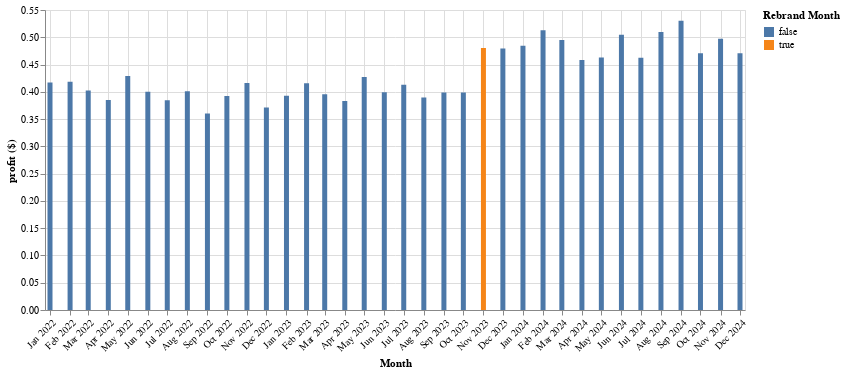

Notebook code cell kept with this figure:
### Code cell
reusable_cup_proportion['highlight_rebrand'] = False
reusable_cup_proportion.loc[reusable_cup_proportion['month'] == pd.Period("2023-11", freq="M"), 'highlight_rebrand'] = True
reusable_cup_proportion['month_ts'] = reusable_cup_proportion['month'].dt.to_timestamp()

reusable_cup_proportion_plot = alt.Chart(reusable_cup_proportion).mark_bar().encode(
    x=alt.X('month_ts:T', 
            axis=alt.Axis(format='%b %Y', 
                          tickCount="month", 
                          labelOverlap=False, 
                          labelAngle=-45,
                          title='Month')),
    y=alt.Y("proportion", axis=alt.Axis(title='profit ($)')),
    color=alt.Color('highlight_rebrand:N', legend=alt.Legend(title='Rebrand Month'))
).properties(
    width=700
)
reusable_cup_proportion_plot

### Figure 1 — Vega specification as saved in the notebook (floating-point values rounded to 4 significant figures)
{"$schema": "https://vega.github.io/schema/vega/v5.json", "data": [{"name": "source_0", "values": [{"highlight_rebrand": false, "month_ts": "2022-01-01T00:00:00.000", "proportion_end": 0.4172, "proportion_start": 0.0}, {"highlight_rebrand": false, "month_ts": "2022-02-01T00:00:00.000", "proportion_end": 0.4184, "proportion_start": 0.0}, {"highlight_rebrand": false, "month_ts": "2022-03-01T00:00:00.000", "proportion_end": 0.4023, "proportion_start": 0.0}, {"highlight_rebrand": false, "month_ts": "2022-04-01T00:00:00.000", "proportion_end": 0.3848, "proportion_start": 0.0}, {"highlight_rebrand": false, "month_ts": "2022-05-01T00:00:00.000", "proportion_end": 0.4289, "proportion_start": 0.0}, {"highlight_rebrand": false, "month_ts": "2022-06-01T00:00:00.000", "proportion_end": 0.4, "proportion_start": 0.0}, {"highlight_rebrand": false, "month_ts": "2022-07-01T00:00:00.000", "proportion_end": 0.3846, "proportion_start": 0.0}, {"highlight_rebrand": false, "month_ts": "2022-08-01T00:00:00.000", "proportion_end": 0.4009, "proportion_start": 0.0}, {"highlight_rebrand": false, "month_ts": "2022-09-01T00:00:00.000", "proportion_end": 0.3602, "proportion_start": 0.0}, {"highlight_rebrand": false, "month_ts": "2022-10-01T00:00:00.000", "proportion_end": 0.3923, "proportion_start": 0.0}, {"highlight_rebrand": false, "month_ts": "2022-11-01T00:00:00.000", "proportion_end": 0.4164, "proportion_start": 0.0}, {"highlight_rebrand": false, "month_ts": "2022-12-01T00:00:00.000", "proportion_end": 0.3711, "proportion_start": 0.0}, {"highlight_rebrand": false, "month_ts": "2023-01-01T00:00:00.000", "proportion_end": 0.393, "proportion_start": 0.0}, {"highlight_rebrand": false, "month_ts": "2023-02-01T00:00:00.000", "proportion_end": 0.4157, "proportion_start": 0.0}, {"highlight_rebrand": false, "month_ts": "2023-03-01T00:00:00.000", "proportion_end": 0.3955, "proportion_start": 0.0}, {"highlight_rebrand": false, "month_ts": "2023-04-01T00:00:00.000", "proportion_end": 0.383, "proportion_start": 0.0}, {"highlight_rebrand": false, "month_ts": "2023-05-01T00:00:00.000", "proportion_end": 0.427, "proportion_start": 0.0}, {"highlight_rebrand": false, "month_ts": "2023-06-01T00:00:00.000", "proportion_end": 0.3993, "proportion_start": 0.0}, {"highlight_rebrand": false, "month_ts": "2023-07-01T00:00:00.000", "proportion_end": 0.4128, "proportion_start": 0.0}, {"highlight_rebrand": false, "month_ts": "2023-08-01T00:00:00.000", "proportion_end": 0.3897, "proportion_start": 0.0}, {"highlight_rebrand": false, "month_ts": "2023-09-01T00:00:00.000", "proportion_end": 0.3986, "proportion_start": 0.0}, {"highlight_rebrand": false, "month_ts": "2023-10-01T00:00:00.000", "proportion_end": 0.3988, "proportion_start": 0.0}, {"highlight_rebrand": true, "month_ts": "2023-11-01T00:00:00.000", "proportion_end": 0.4804, "proportion_start": 0.0}, {"highlight_rebrand": false, "month_ts": "2023-12-01T00:00:00.000", "proportion_end": 0.4796, "proportion_start": 0.0}, {"highlight_rebrand": false, "month_ts": "2024-01-01T00:00:00.000", "proportion_end": 0.4847, "proportion_start": 0.0}, {"highlight_rebrand": false, "month_ts": "2024-02-01T00:00:00.000", "proportion_end": 0.5129, "proportion_start": 0.0}, {"highlight_rebrand": false, "month_ts": "2024-03-01T00:00:00.000", "proportion_end": 0.4949, "proportion_start": 0.0}, {"highlight_rebrand": false, "month_ts": "2024-04-01T00:00:00.000", "proportion_end": 0.4582, "proportion_start": 0.0}, {"highlight_rebrand": false, "month_ts": "2024-05-01T00:00:00.000", "proportion_end": 0.4628, "proportion_start": 0.0}, {"highlight_rebrand": false, "month_ts": "2024-06-01T00:00:00.000", "proportion_end": 0.5045, "proportion_start": 0.0}, {"highlight_rebrand": false, "month_ts": "2024-07-01T00:00:00.000", "proportion_end": 0.4627, "proportion_start": 0.0}, {"highlight_rebrand": false, "month_ts": "2024-08-01T00:00:00.000", "proportion_end": 0.5095, "proportion_start": 0.0}, {"highlight_rebrand": false, "month_ts": "2024-09-01T00:00:00.000", "proportion_end": 0.5303, "proportion_start": 0.0}, {"highlight_rebrand": false, "month_ts": "2024-10-01T00:00:00.000", "proportion_end": 0.4709, "proportion_start": 0.0}, {"highlight_rebrand": false, "month_ts": "2024-11-01T00:00:00.000", "proportion_end": 0.4971, "proportion_start": 0.0}, {"highlight_rebrand": false, "month_ts": "2024-12-01T00:00:00.000", "proportion_end": 0.4705, "proportion_start": 0.0}], "transform": [{"type": "formula", "expr": "toDate(datum['month_ts'])", "as": "month_ts"}]}, {"name": "source_0_color_domain_highlight_rebrand", "values": [{"highlight_rebrand": false}, {"highlight_rebrand": true}]}], "marks": [{"type": "rect", "name": "marks", "from": {"data": "source_0"}, "encode": {"update": {"xc": {"field": "month_ts", "scale": "x"}, "width": {"value": 5}, "y": {"field": "proportion_end", "scale": "y"}, "fill": {"field": "highlight_rebrand", "scale": "color"}, "y2": {"field": "proportion_start", "scale": "y"}}}, "style": ["bar"]}], "scales": [{"name": "x", "type": "time", "domain": {"data": "source_0", "field": "month_ts"}, "range": [0, {"signal": "width"}], "padding": 5}, {"name": "y", "type": "linear", "domain": {"data": "source_0", "fields": ["proportion_start", "proportion_end"]}, "range": [{"signal": "height"}, 0], "nice": true, "zero": true}, {"name": "color", "type": "ordinal", "domain": {"data": "source_0_color_domain_highlight_rebrand", "field": "highlight_rebrand", "sort": true}, "range": "category"}], "axes": [{"scale": "x", "tickCount": "month", "maxExtent": 0, "labels": false, "aria": false, "domain": false, "orient": "bottom", "grid": true, "ticks": false, "gridScale": "y", "minExtent": 0, "zindex": 0}, {"scale": "y", "maxExtent": 0, "labels": false, "gridScale": "x", "domain": false, "aria": false, "ticks": false, "zindex": 0, "orient": "left", "tickCount": {"signal": "ceil(height/40)"}, "grid": true, "minExtent": 0}, {"scale": "x", "grid": false, "labelAlign": "right", "zindex": 0, "labelOverlap": false, "tickCount": "month", "format": "%b %Y", "labelBaseline": "top", "orient": "bottom", "labelAngle": 315, "labelFlush": true, "title": "Month"}, {"scale": "y", "tickCount": {"signal": "ceil(height/40)"}, "grid": false, "zindex": 0, "orient": "left", "labelOverlap": true, "title": "profit ($)"}], "style": "cell", "background": "white", "padding": 5, "height": 300, "legends": [{"title": "Rebrand Month", "fill": "color", "symbolType": "square"}], "width": 700}
